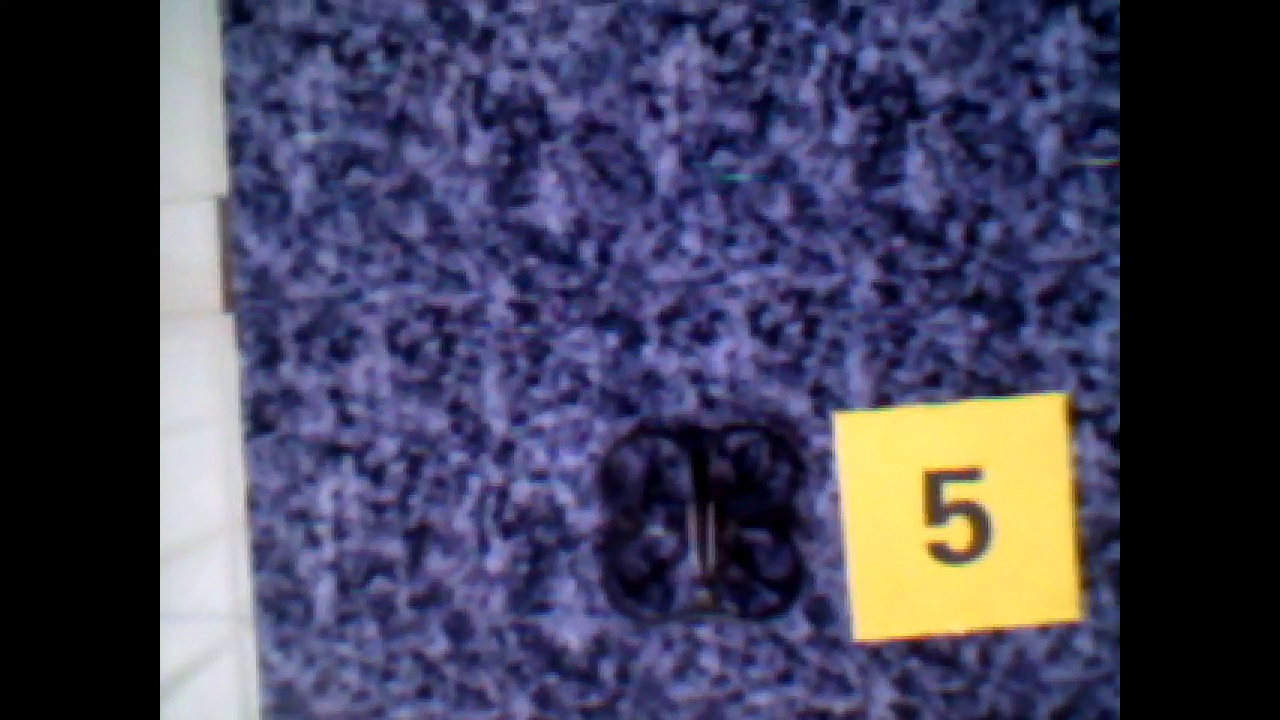
//> input picture images/1.jpg, 1280 x 720 px
$ ./cvtrials ../images/1.jpg ../images/2.jpg   (built with g++ and OpenCV 4)
//> lines starting //> are read from the running program, lines starting //| are printed output that depends on the picture
### src/image_process.h
#ifndef   __IMAGE_PROCESS_H__
#define   __IMAGE_PROCESS_H__

#include <stdio.h>
#include <math.h>
#include <string.h>
#include <opencv2/opencv.hpp>

using namespace cv;
using namespace std;

float Color_Detection(IplImage* src,IplImage* dst,double &xpositon,double& yposition);
void edge_extracting(IplImage* src, IplImage* dst);
float find_center(IplImage* src, double &x, double &y);

#endif

### src/cvtrials.cpp
#include "image_process.h"
#include <cv.h>
#include <cxcore.h>
#include <highgui.h>
const int MAX_CORNERS = 500;


using namespace cv;

int main(int argc, char **argv)
{
	IplImage* imgA=cvLoadImage(argv[1],CV_LOAD_IMAGE_GRAYSCALE);
	IplImage* imgB=cvLoadImage(argv[2],CV_LOAD_IMAGE_GRAYSCALE);
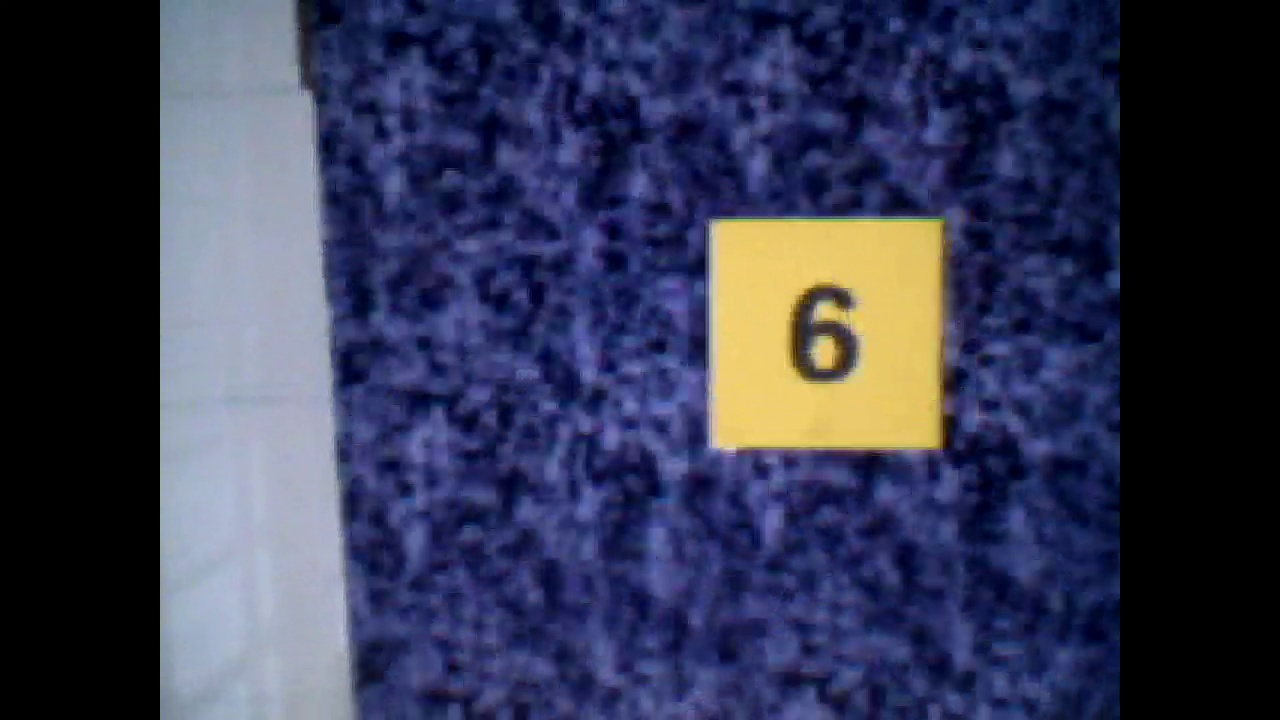
//> input picture images/2.jpg, 1280 x 720 px
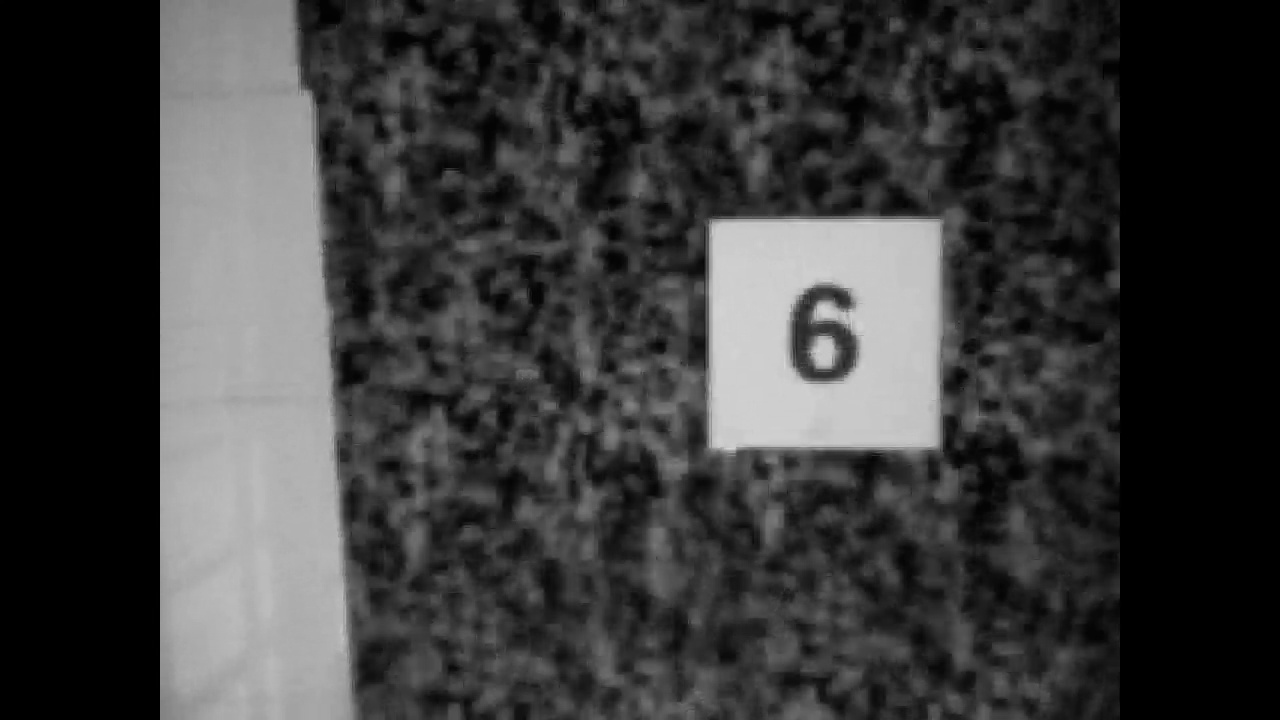
//> imgB: 720 rows x 1280 cols, CV_8UC1; min 0, max 216, mean 59
	CvSize img_sz = cvGetSize(imgA);
//> img_sz = Size(1280, 720)
	int win_size = 10;
	IplImage* imgC = cvLoadImage(argv[2],CV_LOAD_IMAGE_UNCHANGED);
//> imgC is the input picture: 720 rows x 1280 cols, CV_8UC3; mean B, G, R 83, 57, 53.7
	IplImage* imgD = cvLoadImage(argv[1],CV_LOAD_IMAGE_UNCHANGED);
//> imgD is the input picture: 720 rows x 1280 cols, CV_8UC3; mean B, G, R 88.5, 65.3, 66.5
	IplImage* eig_image = cvCreateImage(img_sz,IPL_DEPTH_32F,1);
	IplImage* tmp_image = cvCreateImage(img_sz,IPL_DEPTH_32F,1);
	int corner_count = MAX_CORNERS;
	CvPoint2D32f* cornersA = new CvPoint2D32f[MAX_CORNERS];
	cvGoodFeaturesToTrack(imgA,eig_image,tmp_image,cornersA,&corner_count,0.01,5.0,0,3,0,0.04);
	cvFindCornerSubPix(imgA,cornersA,corner_count,cvSize(win_size,win_size),cvSize(-1,-1),cvTermCriteria(CV_TERMCRIT_ITER|CV_TERMCRIT_EPS,20,0.03));
	char features_found[MAX_CORNERS];
	float feature_errors[MAX_CORNERS];
	CvSize pyr_sz = cvSize(imgA->width+8,imgB->height/3);
//> pyr_sz = Size(1288, 240)
	IplImage* pyrA=cvCreateImage(pyr_sz,IPL_DEPTH_32F,1);
	IplImage* pyrB=cvCreateImage(pyr_sz,IPL_DEPTH_32F,1);
	CvPoint2D32f* cornersB = new CvPoint2D32f[MAX_CORNERS];
	cvCalcOpticalFlowPyrLK(imgA,imgB,pyrA,pyrB, cornersA,cornersB,corner_count,cvSize(win_size,win_size),5,features_found,feature_errors,cvTermCriteria(CV_TERMCRIT_ITER|CV_TERMCRIT_EPS,20,0.3),0);
//> feature_errors = 500 values, max 141.8 at index 215, min 0 at index 24, mean 20.79
	for(int i=0;i<corner_count;i++){
		if(features_found[i]==0||feature_errors[i]>550){
			printf("Error is %f\n", feature_errors[i]);
			continue;
		}
		printf("Got it\n");
		CvPoint p0=cvPoint(cvRound(cornersA[i].x),cvRound(cornersA[i].y));
		CvPoint p1=cvPoint(cvRound(cornersB[i].x),cvRound(cornersB[i].y));
		cvLine(imgC,p0,p1,CV_RGB(255,0,0),2);
		cvLine(imgD,p0,p1,CV_RGB(255,0,0),2);
	}
//> this loop made 500 passes
//| Error is 0.000000
//| Error is 0.000000
//| Error is 0.000000
//| Error is 0.000000
//| Error is 0.000000
//| Error is 0.000000
//| Error is 0.000000
//| Error is 0.000000
//> (output is shown up to pass 72 of 500)
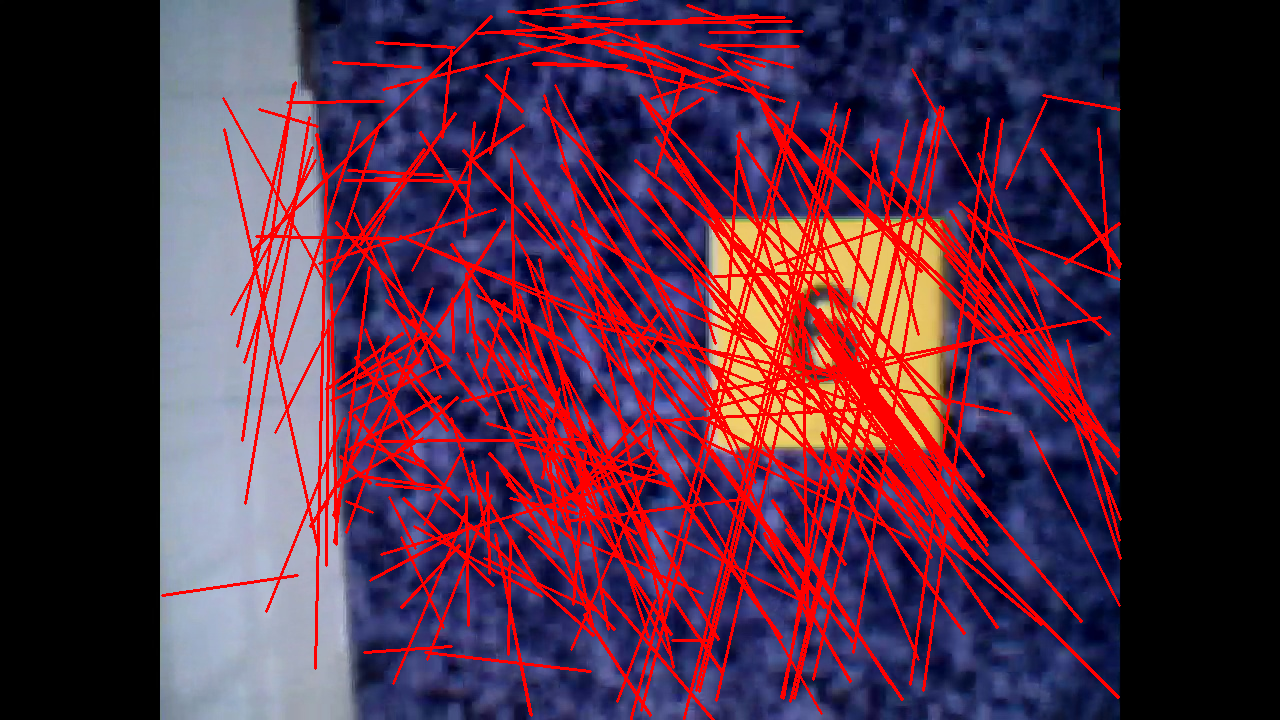
//> imgC: 720 rows x 1280 cols, CV_8UC3; mean B, G, R 66, 44.4, 82.3
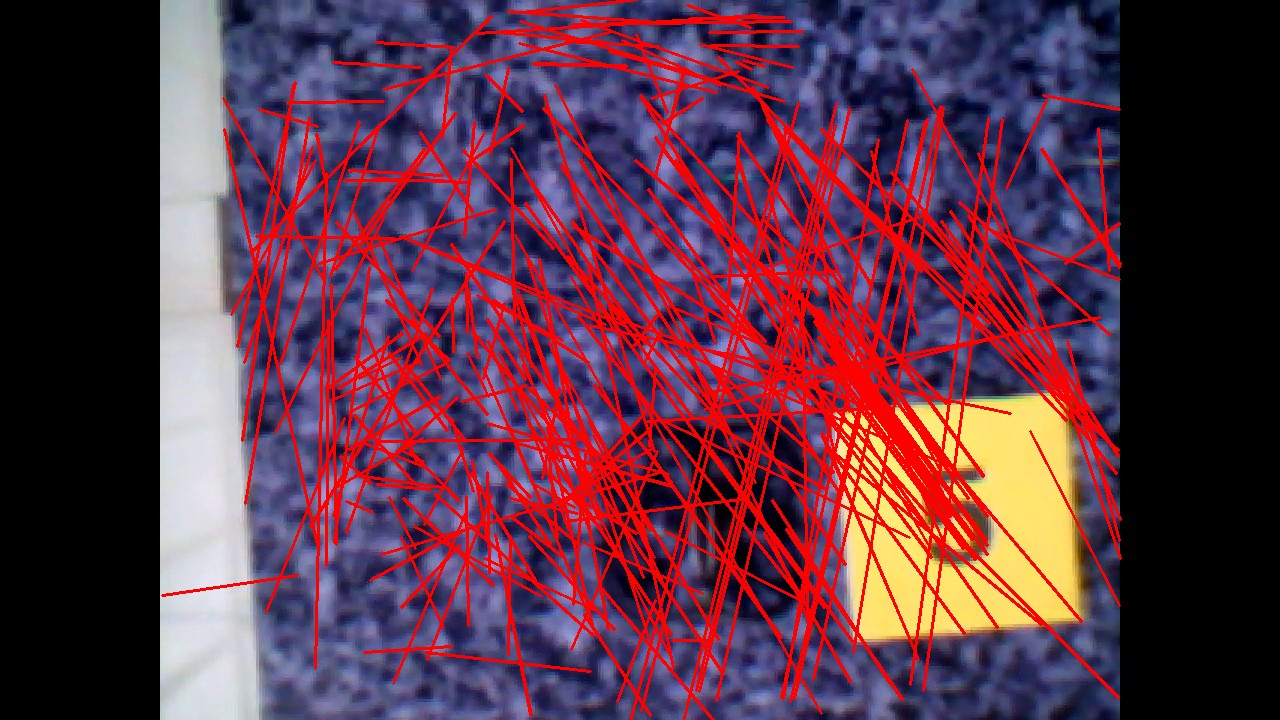
//> imgD: 720 rows x 1280 cols, CV_8UC3; mean B, G, R 70.6, 52.7, 94.6
	cvNamedWindow("ImageA",0);
	cvNamedWindow("ImageB",0);
	cvNamedWindow("LKpyr_OpticalFlow",0);
	cvShowImage("ImageA",imgA);
	cvShowImage("ImageB",imgB);
	cvShowImage("LKpyr_OpticalFlow",imgC);
	cvShowImage("LKpyr_OpticalFlow2",imgD);
	waitKey(0);
	return 0;
	#if 0
	Mat img = imread(argv[1],-1);
	if(img.empty())
		return -1;
	namedWindow("Example1",WINDOW_AUTOSIZE);
	imshow("Example1",img);
	waitKey(0);
	destroyWindow("Example1");


	return 0;
#endif

}
